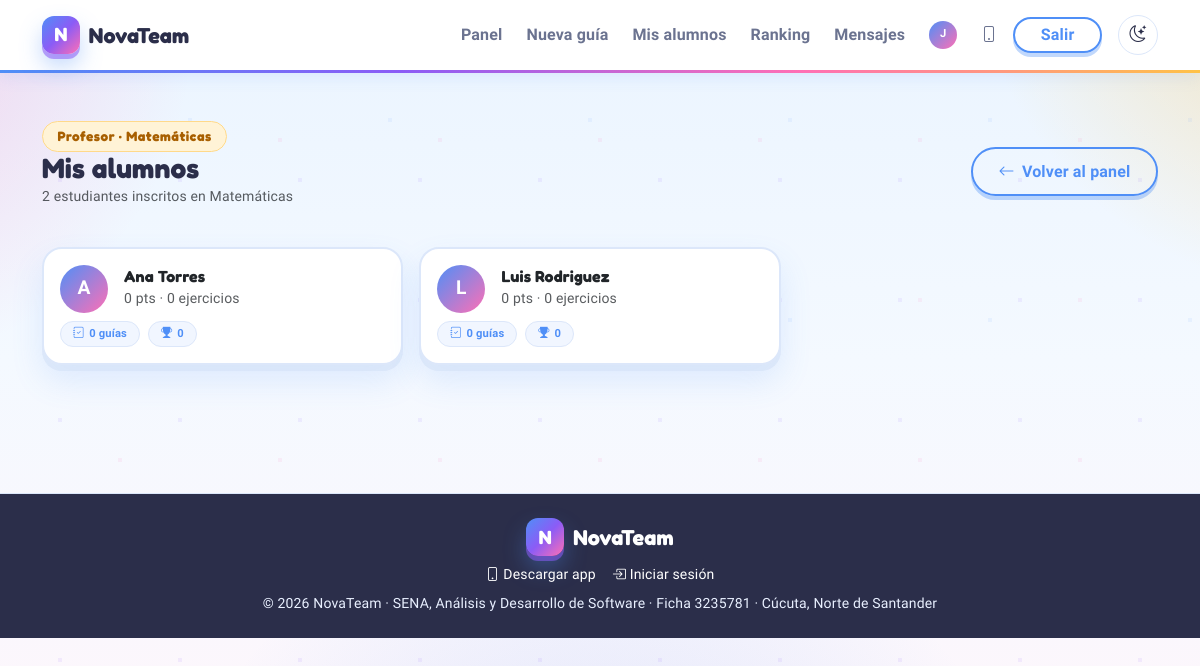
/alumnos.php (signed in), run on an earlier commit of the app's database.
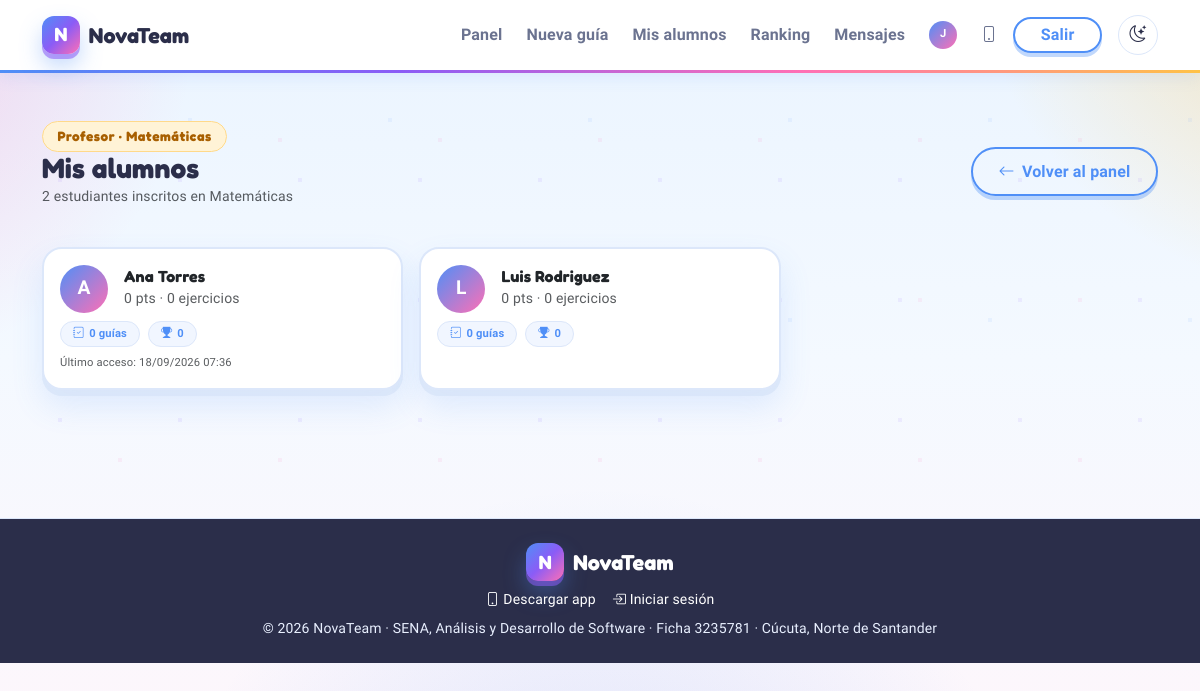
And on a later commit of the database.
### tables this page shows
CREATE TABLE usuarios (
    id_usuario           INT AUTO_INCREMENT PRIMARY KEY,
    nombre               VARCHAR(120)        NOT NULL,
    correo               VARCHAR(150)        NOT NULL UNIQUE,
    contrasena_hash      VARCHAR(255)        NOT NULL,
    rol                  ENUM('estudiante','profesor','administrador') NOT NULL DEFAULT 'estudiante',
    grado                TINYINT             NULL COMMENT 'Solo estudiantes (4° grado)',
    materia              ENUM('matematicas','ingles') NULL COMMENT 'Solo profesores',
    puntos               INT                 NOT NULL DEFAULT 0,
    ejercicios_resueltos INT                 NOT NULL DEFAULT 0,
    activo               TINYINT(1)          NOT NULL DEFAULT 1,
    ultimo_acceso        DATETIME            NULL,
    fecha_registro       DATETIME            NOT NULL DEFAULT CURRENT_TIMESTAMP,
    foto_perfil          VARCHAR(255)        NULL COMMENT 'Ruta imagen de perfil',
    marco_perfil         VARCHAR(50)         NULL COMMENT 'Estilo de marco: dorado,plateado,arcoiris,fuego,estrella,ninguno',
    bio                  TEXT                NULL COMMENT 'Biografia del usuario',
    fondo_perfil         VARCHAR(255)        NULL COMMENT 'Ruta imagen de fondo de perfil',
    tema_color           VARCHAR(20)         NOT NULL DEFAULT 'default' COMMENT 'Tema de color: default,oscuro,verde,rosa,purpura',
    remember_token       VARCHAR(64)         NULL COMMENT 'Token para recuperación de contraseña',
    token_expires        DATETIME            NULL COMMENT 'Expiración del token de recuperación',
    CONSTRAINT chk_grado   CHECK (rol <> 'estudiante' OR grado = 4),
    CONSTRAINT chk_materia CHECK (rol <> 'profesor'   OR materia IS NOT NULL)
);

### includes/db.php (called while the page is built, shortened)
<?php
function db(): PDO
{
    static $pdo = null;
    if ($pdo instanceof PDO) {
        try {
            $pdo->query('SELECT 1');
        } catch (PDOException $e) {
            $pdo = null;
        }
        if ($pdo instanceof PDO) {
            return $pdo;
        }
    }
    $host = env('DB_HOST', '127.0.0.1') ?? '127.0.0.1';
    $name = env('DB_NAME', 'novateam_db') ?? 'novateam_db';
    $user = env('DB_USER', 'root') ?? 'root';
    $pass = env('DB_PASS', '') ?? '';
    $port = env('DB_PORT', '3306') ?? '3306';
    $charset = env('DB_CHARSET', 'utf8mb4') ?? 'utf8mb4';
    $dsn = "mysql:host={$host};port={$port};dbname={$name};charset={$charset}";
    try {
        $pdo = new PDO($dsn, $user, $pass, [
            PDO::ATTR_ERRMODE            => PDO::ERRMODE_EXCEPTION,
            PDO::ATTR_DEFAULT_FETCH_MODE => PDO::FETCH_ASSOC,
            PDO::ATTR_EMULATE_PREPARES   => false,
            PDO::ATTR_PERSISTENT         => false,
            PDO::MYSQL_ATTR_INIT_COMMAND => "SET NAMES utf8mb4 COLLATE utf8mb4_unicode_ci",
        ]);
    } catch (PDOException $e) {
        http_response_code(500);
        exit('No se pudo conectar a MySQL. Importa database/novateam.sql en phpMyAdmin y revisa el archivo .env');
    }
    return $pdo;
}

### includes/auth.php (called while the page is built, shortened)
<?php
function refresh_user(int $id): void
{
    $stmt = db()->prepare(
        'SELECT id_usuario, nombre, correo, rol, grado, materia, puntos, ejercicios_resueltos, activo,
                foto_perfil, bio, fondo_perfil, tema_color
         FROM usuarios WHERE id_usuario = :id LIMIT 1'
    );
    $stmt->execute(['id' => $id]);
}

### includes/bootstrap.php (called while the page is built, shortened)
<?php
require_once __DIR__ . '/db.php';
require_once __DIR__ . '/helpers.php';
require_once __DIR__ . '/auth.php';
if (!empty($_SESSION['user']['id_usuario'])) {
    $lastRefresh = (int) ($_SESSION['_last_refresh'] ?? 0);
    $now = time();
    if ($now - $lastRefresh > 60) {
        try {
            refresh_user((int) $_SESSION['user']['id_usuario']);
        } catch (Throwable $e) {
            error_log('NovaTeam: refresh_user error: ' . $e->getMessage());
        }
    }
}

### alumnos.php (the view, shortened to what this page needs)
<?php
require_once __DIR__ . '/includes/bootstrap.php';
$user = current_user();
$materia = (string) $user['materia'];
$alumnos = db()->prepare(
    'SELECT u.id_usuario, u.nombre, u.correo, u.ejercicios_resueltos,
            u.foto_perfil, u.ultimo_acceso,
            COALESCE(SUM(CASE WHEN i.completado = 1 AND g.id_guia IS NOT NULL THEN i.puntaje ELSE NULL END),0) AS puntos,
            COUNT(DISTINCT i.id_intento) AS intentos,
            SUM(CASE WHEN i.completado = 1 AND g.id_guia IS NOT NULL THEN 1 ELSE 0 END) AS completados,
            AVG(CASE WHEN i.completado = 1 AND g.id_guia IS NOT NULL THEN i.puntaje ELSE NULL END) AS promedio_puntaje,
            COUNT(DISTINCT ui2.id_insignia) AS insignias
     FROM usuarios u
     INNER JOIN matriculas m ON m.id_usuario = u.id_usuario AND m.materia = :mat
     LEFT JOIN intentos i ON i.id_usuario = u.id_usuario
     LEFT JOIN guias g ON g.id_guia = i.id_guia AND g.categoria = :mat2
     LEFT JOIN usuario_insignias ui2 ON ui2.id_usuario = u.id_usuario
     WHERE u.rol = \'estudiante\' AND u.activo = 1
     GROUP BY u.id_usuario, u.nombre, u.correo, u.ejercicios_resueltos,
              u.foto_perfil, u.ultimo_acceso
     ORDER BY puntos DESC'
);
$alumnos->execute(['mat' => $materia, 'mat2' => $materia]);
$list = $alumnos->fetchAll();
$detalle = null;
require __DIR__ . '/includes/header.php';
?>
<div class="container py-5">
  <div class="d-flex justify-content-between align-items-center mb-4 flex-wrap gap-2">
    <div>
      <span class="section-eyebrow">Profesor · <?= e(categoria_label($materia)) ?></span>
      <h1 class="h3 fw-bold mb-0">Mis alumnos</h1>
      <p class="text-muted small"><?= count($list) ?> estudiantes inscritos en <?= e(categoria_label($materia)) ?></p>
    </div>
    <a class="btn btn-edu-outline" href="profesor.php"><i class="bi bi-arrow-left"></i> Volver al panel</a>
  </div>
  <?php if (!$detalle): ?>
    <?php if (empty($list)): ?>
      <div class="card-edu p-4 text-center">
        <i class="bi bi-people" style="font-size:3rem;color:var(--edu-primary);opacity:.4;"></i>
        <p class="mt-2 text-muted">Aún no hay alumnos inscritos en <?= e(categoria_label($materia)) ?>.</p>
      </div>
    <?php else: ?>
      <div class="row g-3">
        <?php foreach ($list as $a): ?>
          <div class="col-md-6 col-lg-4">
            <a href="alumnos.php?ver=<?= (int) $a['id_usuario'] ?>" class="text-decoration-none">
              <div class="card-edu p-3 h-100">
                <div class="d-flex align-items-center gap-3">
                  <?= user_avatar_html($a, 48) ?>
                  <div>
                    <h6 class="fw-bold mb-0 text-dark"><?= e($a['nombre']) ?></h6>
                    <small class="text-muted"><?= (int) $a['puntos'] ?> pts · <?= (int) $a['ejercicios_resueltos'] ?> ejercicios</small>
                  </div>
                </div>
                <div class="d-flex gap-2 mt-2 flex-wrap">
                  <span class="badge-pill" style="font-size:.7rem"><i class="bi bi-journal-check"></i> <?= (int) ($a['completados'] ?? 0) ?> guías</span>
                  <span class="badge-pill" style="font-size:.7rem"><i class="bi bi-trophy-fill"></i> <?= (int) $a['insignias'] ?></span>
                </div>
                <?php if (!empty($a['ultimo_acceso'])): ?>
                  <small class="text-muted d-block mt-2" style="font-size:.7rem">Último acceso: <?= e(date('d/m/Y H:i', strtotime((string) $a['ultimo_acceso']))) ?></small>
                <?php endif; ?>
              </div>
            </a>
          </div>
        <?php endforeach; ?>
      </div>
    <?php endif; ?>
  <?php endif; ?>
</div>
<?php require __DIR__ . '/includes/footer.php'; ?>

### includes/header.php (shortened to what this page needs)
<?php
$user = current_user();
$showBottomNav = (bool) $user;
?>
<!DOCTYPE html>
<html lang="es">
<head>
  <link rel="stylesheet" href="https://cdn.jsdelivr.net/npm/bootstrap@5.3.2/dist/css/bootstrap.min.css">
  <link rel="stylesheet" href="https://cdn.jsdelivr.net/npm/bootstrap-icons@1.11.1/font/bootstrap-icons.css">
  <link rel="stylesheet" href="assets/css/app.css?v=13">
</head>
<body class="<?= $showBottomNav ? 'has-bottom-nav' : '' ?>">
<nav class="navbar navbar-expand-lg navbar-light navbar-edu sticky-top px-3">
  <div class="container">
    <a class="edu-logo" href="<?= $user ? e(home_for_role()) : 'index.php' ?>">
      <span class="logo-mark">N</span> NovaTeam
    </a>
    <ul class="navbar-nav align-items-lg-center gap-lg-2 ms-auto <?= $showBottomNav ? 'd-none d-lg-flex' : 'w-100 justify-content-end' ?>">
      <?php if (!$user): ?>
        <li class="nav-item"><a class="nav-link" href="index.php#problema">El reto</a></li>
        <li class="nav-item"><a class="nav-link" href="index.php#features">Características</a></li>
        <li class="nav-item"><a class="nav-link" href="index.php#materias">Materias</a></li>
        <li class="nav-item"><a class="nav-link" href="login.php">Entrar</a></li>
        <li class="nav-item"><a class="btn btn-edu" href="registro.php">Registrarme</a></li>
        <li class="nav-item ms-lg-2"><button class="theme-toggle" type="button" data-theme-toggle title="Cambiar tema claro/oscuro" aria-label="Cambiar tema"><i class="bi bi-sun"></i></button></li>
      <?php elseif ($user['rol'] === 'profesor'): ?>
        <li class="nav-item"><a class="nav-link" href="profesor.php">Panel</a></li>
        <li class="nav-item"><a class="nav-link" href="crear-guia.php">Nueva guía</a></li>
        <li class="nav-item"><a class="nav-link" href="alumnos.php">Mis alumnos</a></li>
        <li class="nav-item"><a class="nav-link" href="leaderboard.php">Ranking</a></li>
        <li class="nav-item"><a class="nav-link" href="mensajes.php">
          Mensajes
        </a></li>
        <li class="nav-item"><a class="nav-link" href="perfil.php"><?= user_avatar_html($user, 28) ?></a></li>
        <li class="nav-item"><a class="nav-link" href="descargar.php" title="Descargar app"><i class="bi bi-phone"></i></a></li>
        <li class="nav-item"><a class="btn btn-edu-outline py-1" href="logout.php">Salir</a></li>
        <li class="nav-item ms-lg-2"><button class="theme-toggle" type="button" data-theme-toggle title="Cambiar tema claro/oscuro" aria-label="Cambiar tema"><i class="bi bi-sun"></i></button></li>
      <?php endif; ?>
    </ul>
  </div>
</nav>
<main>

### includes/helpers.php (shortened to what this page needs)
<?php
function e(?string $value): string
{
    return htmlspecialchars((string) $value, ENT_QUOTES | ENT_SUBSTITUTE, 'UTF-8');
}
function current_user(): ?array
{
    return $_SESSION['user'] ?? null;
}
function home_for_role(?string $rol = null): string
{
    $rol ??= current_user()['rol'] ?? '';
    return match ($rol) {
        'profesor' => 'profesor.php',
        'administrador' => 'admin.php',
        default => 'estudiante.php',
    };
}
function categoria_label(string $cat): string
{
    return $cat === 'ingles' ? 'Inglés' : 'Matemáticas';
}
function user_avatar_html(array $user, int $size = 40): string
{
    $sizeStyle = 'width:' . $size . 'px;height:' . $size . 'px;';
    $initials = mb_strtoupper(mb_substr($user['nombre'], 0, 1));
    return '<div class="avatar-frame" style="' . $sizeStyle . 'background:linear-gradient(135deg,var(--edu-primary),var(--edu-accent));display:grid;place-items:center;color:#fff;font-weight:800;font-size:' . ($size * 0.4) . 'px;">' . e($initials) . '</div>';
}

### includes/footer.php (shortened to what this page needs)
</main>
<footer class="edu-footer text-center py-4 mt-5">
  <div class="container">
    <span class="edu-logo" style="color:#fff"><span class="logo-mark">N</span> NovaTeam</span>
    <div class="d-flex justify-content-center gap-3 mt-2 flex-wrap">
      <a href="descargar.php" class="text-decoration-none small"><i class="bi bi-phone"></i> Descargar app</a>
      <a href="login.php" class="text-decoration-none small"><i class="bi bi-box-arrow-in-right"></i> Iniciar sesión</a>
    </div>
    <p class="mt-2 mb-0 small">© <?= date('Y') ?> NovaTeam · SENA, Análisis y Desarrollo de Software · Ficha 3235781 · Cúcuta, Norte de Santander</p>
  </div>
</footer>
</body>
</html>

What changed in the data, as far as the page shows it:
changed usuarios "Ana Torres": ultimo_acceso (not shown) → "18/09/2026 07:36"
